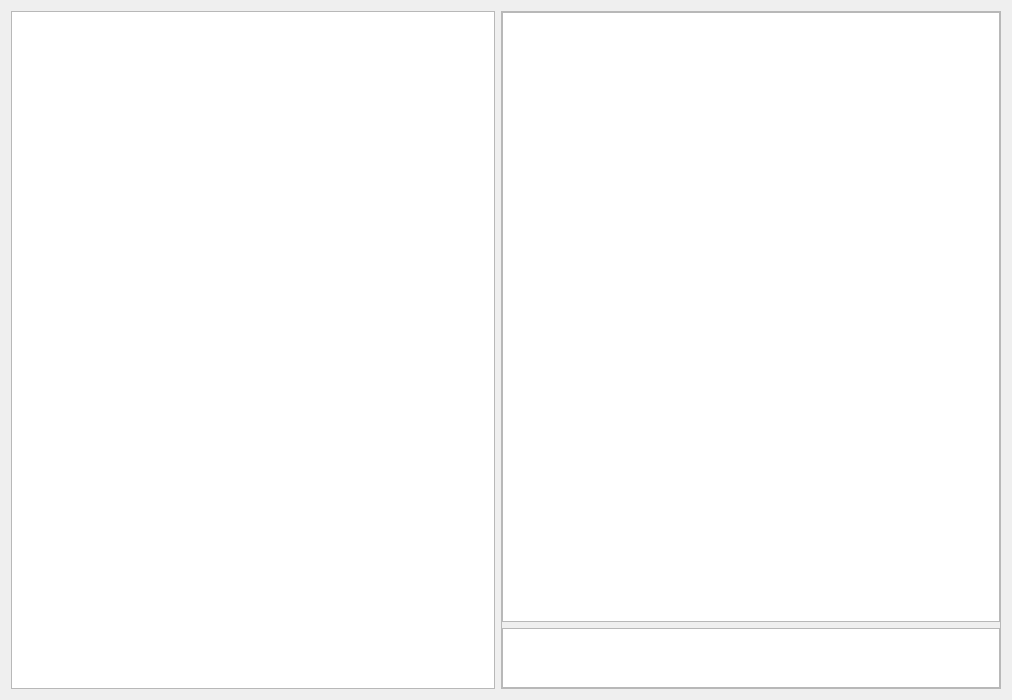
<?xml version="1.0" encoding="UTF-8"?>
<ui version="4.0">
 <class>MainWindow</class>
 <widget class="QMainWindow" name="MainWindow">
  <property name="geometry">
   <rect>
    <x>0</x>
    <y>0</y>
    <width>1012</width>
    <height>700</height>
   </rect>
  </property>
  <property name="font">
   <font>
    <pointsize>12</pointsize>
    <weight>75</weight>
    <bold>true</bold>
   </font>
  </property>
  <property name="windowTitle">
   <string>MainWindow</string>
  </property>
  <widget class="QWidget" name="centralWidget">
   <layout class="QHBoxLayout" name="horizontalLayout">
    <item>
     <widget class="QTextEdit" name="mServerInfoEdit">
      <property name="sizePolicy">
       <sizepolicy hsizetype="Preferred" vsizetype="Preferred">
        <horstretch>0</horstretch>
        <verstretch>0</verstretch>
       </sizepolicy>
      </property>
      <property name="font">
       <font>
        <pointsize>8</pointsize>
        <weight>50</weight>
        <bold>false</bold>
       </font>
      </property>
     </widget>
    </item>
    <item>
     <widget class="QFrame" name="frame">
      <property name="minimumSize">
       <size>
        <width>500</width>
        <height>0</height>
       </size>
      </property>
      <property name="frameShape">
       <enum>QFrame::StyledPanel</enum>
      </property>
      <property name="frameShadow">
       <enum>QFrame::Raised</enum>
      </property>
      <layout class="QVBoxLayout" name="verticalLayout">
       <property name="leftMargin">
        <number>0</number>
       </property>
       <property name="topMargin">
        <number>0</number>
       </property>
       <property name="rightMargin">
        <number>0</number>
       </property>
       <property name="bottomMargin">
        <number>0</number>
       </property>
       <item>
        <widget class="PrinterView" name="mView">
         <property name="sizePolicy">
          <sizepolicy hsizetype="Preferred" vsizetype="Expanding">
           <horstretch>0</horstretch>
           <verstretch>0</verstretch>
          </sizepolicy>
         </property>
        </widget>
       </item>
       <item>
        <widget class="QTextEdit" name="mPrinterInfoEdit">
         <property name="sizePolicy">
          <sizepolicy hsizetype="Preferred" vsizetype="Fixed">
           <horstretch>0</horstretch>
           <verstretch>0</verstretch>
          </sizepolicy>
         </property>
         <property name="maximumSize">
          <size>
           <width>16777215</width>
           <height>60</height>
          </size>
         </property>
         <property name="font">
          <font>
           <pointsize>10</pointsize>
          </font>
         </property>
        </widget>
       </item>
      </layout>
     </widget>
    </item>
   </layout>
  </widget>
 </widget>
 <layoutdefault spacing="6" margin="11"/>
 <customwidgets>
  <customwidget>
   <class>PrinterView</class>
   <extends>QGraphicsView</extends>
   <header>PrinterView.h</header>
  </customwidget>
 </customwidgets>
 <resources/>
 <connections/>
</ui>
